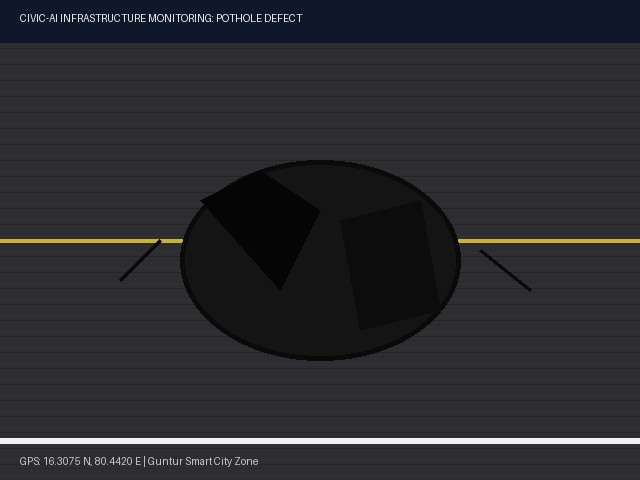
#> input picture uploads/pothole_before.jpg, 640 x 480 px
$ python diag.py
#> lines starting #> are read from the running program, lines starting #| are printed output that depends on the picture
### backend/ai_service.py
import os
import json
import base64
import random
import math
from abc import ABC, abstractmethod
from typing import Dict, Any, List, Optional
from PIL import Image
import io
import requests

from .config import DEFECT_CATEGORIES, CIVIC_AI_API_KEY
from .models import BoundingBox, AIDetectionResponse, AIResolutionComparisonResponse

class BaseAIService(ABC):
    @abstractmethod
    def detect_defects(self, image_bytes: Optional[bytes] = None, filename: Optional[str] = None, hint_issue: Optional[str] = None) -> AIDetectionResponse:
        pass

    @abstractmethod
    def verify_resolution(self, before_image_data: bytes, after_image_data: bytes, issue_type: str) -> AIResolutionComparisonResponse:
        pass

class ModularCivicAIService(BaseAIService):
    """
    Robust AI Vision & Civic Defect Detection Engine
    - Precision Road Cavity / Pothole & Drainage Issue Detection
    - Strict rejection with error reasons for:
      * Human Faces & Persons (Skin tone & portrait filtering)
      * Plane / Flat Surfaces (Blank walls, tables, screens, smooth floors)
      * Indoor objects & Non-infrastructure targets
    """

    def __init__(self, api_key: Optional[str] = None):
        self.api_key = api_key or os.environ.get("GEMINI_API_KEY") or CIVIC_AI_API_KEY

    def _analyze_image_features(self, image_data: Optional[bytes]) -> Dict[str, Any]:
        if not image_data or len(image_data) < 20:
            return {"valid": False}

        try:
            img = Image.open(io.BytesIO(image_data))
#> img is the input picture: PIL image 640x480 RGB; mean R, G, B 42.2, 42.1, 46.8
            width, height = img.size
#> width = 640; height = 480
            img_rgb = img.convert('RGB')

            # 1. 32x32 thumbnail for global statistics
            thumb = img_rgb.resize((32, 32))
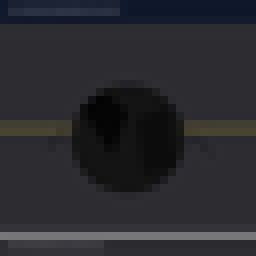
#> thumb: PIL image 32x32 RGB (shown 8 times larger); mean R, G, B 42.1, 42, 46.7
            pixels = list(thumb.getdata())
#> pixels = 1024 items, first 6: (16, 24, 43), (25, 33, 51), (25, 33, 50), (28, 36, 54), (28, 36, 54), (27, 35, 53)

            luminances = [(p[0]*0.299 + p[1]*0.587 + p[2]*0.114) for p in pixels]
#> luminances = 1024 values, max 119.2 at index 928, min 3 at index 396, mean 42.55
            brightness = sum(luminances) / len(luminances)
#> brightness = 42.55

            variance = sum((l - brightness)**2 for l in luminances) / len(luminances)
#> variance = 338.8
            contrast = math.sqrt(variance)
#> contrast = 18.41

            dark_ratio = sum(1 for l in luminances if l < 40) / len(luminances)
#> dark_ratio = 0.244
            bright_ratio = sum(1 for l in luminances if l > 220) / len(luminances)
#> bright_ratio = 0

            # Skin tone detection in RGB space (for human face/person filtering)
            skin_pixels = sum(
                1 for p in pixels
                if p[0] > 60 and p[1] > 40 and p[2] > 20 and
                   p[0] > p[1] and p[0] > p[2] and
                   (p[0] - p[1]) >= 12 and (p[0] - p[2]) >= 15 and
                   abs(p[0] - p[1]) > 10
            )
#> skin_pixels = 0
            skin_ratio = skin_pixels / len(pixels)
#> skin_ratio = 0

            # Blue / Cyan ratio for water leakage
            blue_ratio = sum(1 for p in pixels if p[2] > p[0] + 20 and p[2] > p[1] + 10) / len(pixels)
#> blue_ratio = 0.0938
            color_entropy = sum(abs(p[0]-p[1]) + abs(p[1]-p[2]) + abs(p[0]-p[2]) for p in pixels) / (len(pixels) * 3)
#> color_entropy = 4.43

            # 2. Edge Gradient Energy (30x30 spatial kernel)
            edge_energy = 0.0
            for y in range(1, 31):
                for x in range(1, 31):
                    idx = y * 32 + x
                    gx = luminances[idx+1] - luminances[idx-1]
                    gy = luminances[idx+32] - luminances[idx-32]
                    edge_energy += math.sqrt(gx*gx + gy*gy)
#> after the loop, edge_energy = 10752.1
            edge_energy = edge_energy / (30 * 30)
#> edge_energy = 11.95

            # 3. 8x8 Spatial Grid Cavity / Depression Mapping
            grid_img = img_rgb.resize((8, 8))
            grid_pixels = list(grid_img.getdata())
#> grid_pixels = 64 items, first 6: (31, 36, 50), (34, 39, 53), (34, 39, 53), (31, 36, 50), (24, 30, 44), (25, 30, 44)
            grid_lum = [(p[0]*0.299 + p[1]*0.587 + p[2]*0.114) for p in grid_pixels]
#> grid_lum = 64 values, max 70.87 at index 57, min 7 at index 27, mean 43.05

            boundary_lums = []
            inner_lums = []
            cavity_cells = []

            for gy in range(8):
                for gx in range(8):
                    lum = grid_lum[gy*8 + gx]
                    if gy in [0, 1, 6, 7] or gx in [0, 1, 6, 7]:
                        boundary_lums.append(lum)
                    else:
                        inner_lums.append(lum)
                        # Darker than surrounding road indicates depression
                        if lum < brightness * 0.85 or lum < 35:
                            cavity_cells.append((gx, gy, lum))
#> after the loop, boundary_lums = 48 values, max 70.87 at index 41, min 29.8 at index 4, mean 48.19; cavity_cells = [(2, 3, 29.53), (3, 3, 7), (4, 3, 15.7), (5, 3, 32.41), (2, 4, 26.3), (3, 4, 13), (4, 4, 13), (5, 4, 23.3), (3, 5, 22.41), (4, 5, 20.11), (5, 5, 35.75)]; inner_lums = [44.87, 37.64, 38.64, 44.87, 29.53, 7, 15.7, 32.41, 26.3, 13, 13, 23.3, 37.75, 22.41, 20.11, 35.75]

            boundary_mean = sum(boundary_lums) / len(boundary_lums) if boundary_lums else 120.0
#> boundary_mean = 48.19
            inner_mean = sum(inner_lums) / len(inner_lums) if inner_lums else 120.0
#> inner_mean = 27.64
            cavity_depth = max(0.0, boundary_mean - inner_mean)
#> cavity_depth = 20.54

            cavity_detected = False
            cavity_box = None

            # Pothole cavity condition: Depression depth with road texture and edge gradient
            if (len(cavity_cells) >= 1 and cavity_depth > 5.5 and edge_energy > 4.5 and contrast > 8.0 and skin_ratio < 0.10) or \
               (dark_ratio > 0.15 and edge_energy > 7.0 and contrast > 10.0 and skin_ratio < 0.10):
                cavity_detected = True
                if cavity_cells:
                    min_gx = min(c[0] for c in cavity_cells)
#> min_gx = 2
                    max_gx = max(c[0] for c in cavity_cells)
#> max_gx = 5
                    min_gy = min(c[1] for c in cavity_cells)
#> min_gy = 3
                    max_gy = max(c[1] for c in cavity_cells)
#> max_gy = 5
                else:
                    min_gx, max_gx, min_gy, max_gy = 2, 5, 2, 5

                cavity_box = BoundingBox(
                    ymin=max(0.15, round(min_gy / 8.0 - 0.04, 2)),
                    xmin=max(0.15, round(min_gx / 8.0 - 0.04, 2)),
                    ymax=min(0.85, round((max_gy + 1) / 8.0 + 0.04, 2)),
                    xmax=min(0.85, round((max_gx + 1) / 8.0 + 0.04, 2)),
                    label="Pothole Cavity",
                    confidence=round(min(0.96, max(0.88, 0.84 + (cavity_depth / 80.0))), 2)
                )

            return {
                "valid": True,
                "width": width,
                "height": height,
                "brightness": brightness,
                "contrast": contrast,
                "dark_ratio": dark_ratio,
                "bright_ratio": bright_ratio,
                "skin_ratio": skin_ratio,
                "blue_ratio": blue_ratio,
                "color_entropy": color_entropy,
                "edge_energy": edge_energy,
                "cavity_detected": cavity_detected,
                "cavity_box": cavity_box,
                "cavity_depth": cavity_depth
            }
        except Exception as e:
            print(f"Feature analysis error: {e}")
            return {"valid": False}

    # [300 lines left out: functions _detect_with_gemini, detect_defects, verify_resolution, not called in this run]

ai_engine = ModularCivicAIService()

### diag.py
from PIL import Image
from backend.ai_service import ai_engine

with open('uploads/pothole_before.jpg', 'rb') as f:
    feat = ai_engine._analyze_image_features(f.read())
    print("Pothole Features:", feat)
